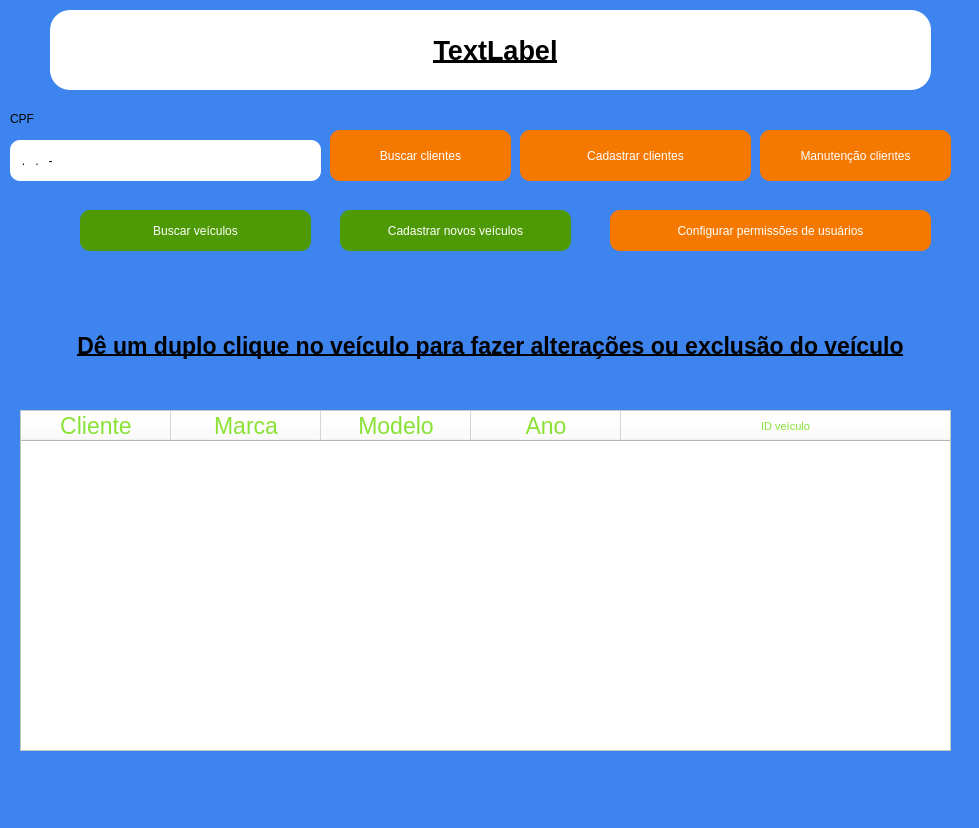
<?xml version="1.0" encoding="UTF-8"?>
<ui version="4.0">
 <class>MainWindow</class>
 <widget class="QMainWindow" name="MainWindow">
  <property name="windowModality">
   <enum>Qt::ApplicationModal</enum>
  </property>
  <property name="enabled">
   <bool>true</bool>
  </property>
  <property name="geometry">
   <rect>
    <x>0</x>
    <y>0</y>
    <width>979</width>
    <height>828</height>
   </rect>
  </property>
  <property name="font">
   <font>
    <pointsize>14</pointsize>
   </font>
  </property>
  <property name="windowTitle">
   <string>Buscar veículos por CPF</string>
  </property>
  <property name="styleSheet">
   <string notr="true">background-color: rgb(62, 132, 238);</string>
  </property>
  <widget class="QWidget" name="centralwidget">
   <widget class="QTableWidget" name="TabelaCarros">
    <property name="enabled">
     <bool>true</bool>
    </property>
    <property name="geometry">
     <rect>
      <x>20</x>
      <y>410</y>
      <width>931</width>
      <height>341</height>
     </rect>
    </property>
    <property name="sizePolicy">
     <sizepolicy hsizetype="Expanding" vsizetype="Expanding">
      <horstretch>0</horstretch>
      <verstretch>0</verstretch>
     </sizepolicy>
    </property>
    <property name="minimumSize">
     <size>
      <width>465</width>
      <height>0</height>
     </size>
    </property>
    <property name="font">
     <font>
      <pointsize>18</pointsize>
     </font>
    </property>
    <property name="styleSheet">
     <string notr="true">background-color: rgb(255, 255, 255);
color: rgb(138, 226, 52);</string>
    </property>
    <property name="horizontalScrollMode">
     <enum>QAbstractItemView::ScrollPerPixel</enum>
    </property>
    <attribute name="horizontalHeaderDefaultSectionSize">
     <number>150</number>
    </attribute>
    <attribute name="horizontalHeaderShowSortIndicator" stdset="0">
     <bool>true</bool>
    </attribute>
    <attribute name="horizontalHeaderStretchLastSection">
     <bool>true</bool>
    </attribute>
    <column>
     <property name="text">
      <string>Cliente</string>
     </property>
     <property name="font">
      <font>
       <pointsize>17</pointsize>
      </font>
     </property>
     <property name="textAlignment">
      <set>AlignCenter</set>
     </property>
    </column>
    <column>
     <property name="text">
      <string>Marca</string>
     </property>
     <property name="font">
      <font>
       <pointsize>17</pointsize>
      </font>
     </property>
     <property name="textAlignment">
      <set>AlignCenter</set>
     </property>
    </column>
    <column>
     <property name="text">
      <string>Modelo</string>
     </property>
     <property name="font">
      <font>
       <pointsize>17</pointsize>
      </font>
     </property>
     <property name="textAlignment">
      <set>AlignCenter</set>
     </property>
    </column>
    <column>
     <property name="text">
      <string>Ano</string>
     </property>
     <property name="font">
      <font>
       <pointsize>17</pointsize>
      </font>
     </property>
     <property name="textAlignment">
      <set>AlignCenter</set>
     </property>
    </column>
    <column>
     <property name="text">
      <string>ID veículo</string>
     </property>
     <property name="font">
      <font>
       <pointsize>8</pointsize>
      </font>
     </property>
     <property name="textAlignment">
      <set>AlignCenter</set>
     </property>
    </column>
   </widget>
   <widget class="QLineEdit" name="InputCPF">
    <property name="geometry">
     <rect>
      <x>10</x>
      <y>140</y>
      <width>311</width>
      <height>41</height>
     </rect>
    </property>
    <property name="styleSheet">
     <string notr="true">background-color: rgb(255, 255, 255);
border-radius: 10px;
border-color: rgb(0,0,0);
</string>
    </property>
    <property name="inputMask">
     <string>000.000.000-00</string>
    </property>
    <property name="readOnly">
     <bool>true</bool>
    </property>
    <property name="placeholderText">
     <string>Numero do Celular com DDD</string>
    </property>
   </widget>
   <widget class="QLabel" name="label_4">
    <property name="geometry">
     <rect>
      <x>10</x>
      <y>110</y>
      <width>131</width>
      <height>17</height>
     </rect>
    </property>
    <property name="text">
     <string>CPF</string>
    </property>
   </widget>
   <widget class="QPushButton" name="BtnBuscar">
    <property name="geometry">
     <rect>
      <x>80</x>
      <y>210</y>
      <width>231</width>
      <height>41</height>
     </rect>
    </property>
    <property name="cursor">
     <cursorShape>PointingHandCursor</cursorShape>
    </property>
    <property name="styleSheet">
     <string notr="true">background-color:rgb(78, 154, 6);
color: rgb(255, 255, 255);
border-radius: 10px;</string>
    </property>
    <property name="text">
     <string>Buscar veículos</string>
    </property>
   </widget>
   <widget class="QPushButton" name="BtnNVeiculos">
    <property name="geometry">
     <rect>
      <x>340</x>
      <y>210</y>
      <width>231</width>
      <height>41</height>
     </rect>
    </property>
    <property name="cursor">
     <cursorShape>PointingHandCursor</cursorShape>
    </property>
    <property name="styleSheet">
     <string notr="true">background-color:rgb(78, 154, 6);
color: rgb(255, 255, 255);
border-radius: 10px;</string>
    </property>
    <property name="text">
     <string>Cadastrar novos veículos</string>
    </property>
   </widget>
   <widget class="QPushButton" name="BtnBuscarCliente">
    <property name="geometry">
     <rect>
      <x>330</x>
      <y>130</y>
      <width>181</width>
      <height>51</height>
     </rect>
    </property>
    <property name="cursor">
     <cursorShape>PointingHandCursor</cursorShape>
    </property>
    <property name="styleSheet">
     <string notr="true">color: rgb(255, 255, 255);
background-color: rgb(245, 121, 0);
border-radius: 10px;</string>
    </property>
    <property name="text">
     <string>Buscar clientes</string>
    </property>
   </widget>
   <widget class="QPushButton" name="BtnCadCliente">
    <property name="geometry">
     <rect>
      <x>520</x>
      <y>130</y>
      <width>231</width>
      <height>51</height>
     </rect>
    </property>
    <property name="cursor">
     <cursorShape>PointingHandCursor</cursorShape>
    </property>
    <property name="styleSheet">
     <string notr="true">color: rgb(255, 255, 255);
background-color: rgb(245, 121, 0);
border-radius: 10px;</string>
    </property>
    <property name="text">
     <string>Cadastrar clientes</string>
    </property>
   </widget>
   <widget class="QPushButton" name="BtnPermissao">
    <property name="geometry">
     <rect>
      <x>610</x>
      <y>210</y>
      <width>321</width>
      <height>41</height>
     </rect>
    </property>
    <property name="cursor">
     <cursorShape>PointingHandCursor</cursorShape>
    </property>
    <property name="styleSheet">
     <string notr="true">color: rgb(255, 255, 255);
background-color: rgb(245, 121, 0);
border-radius: 10px;</string>
    </property>
    <property name="text">
     <string>Configurar permissões de usuários</string>
    </property>
   </widget>
   <widget class="QLabel" name="label">
    <property name="geometry">
     <rect>
      <x>20</x>
      <y>320</y>
      <width>941</width>
      <height>51</height>
     </rect>
    </property>
    <property name="font">
     <font>
      <pointsize>17</pointsize>
      <weight>75</weight>
      <bold>true</bold>
      <underline>true</underline>
     </font>
    </property>
    <property name="text">
     <string>Dê um duplo clique no veículo para fazer alterações ou exclusão do veículo</string>
    </property>
    <property name="alignment">
     <set>Qt::AlignCenter</set>
    </property>
   </widget>
   <widget class="QPushButton" name="BtnManutCliente">
    <property name="geometry">
     <rect>
      <x>760</x>
      <y>130</y>
      <width>191</width>
      <height>51</height>
     </rect>
    </property>
    <property name="cursor">
     <cursorShape>PointingHandCursor</cursorShape>
    </property>
    <property name="styleSheet">
     <string notr="true">color: rgb(255, 255, 255);
background-color: rgb(245, 121, 0);
border-radius: 10px;</string>
    </property>
    <property name="text">
     <string>Manutenção clientes</string>
    </property>
   </widget>
   <widget class="QFrame" name="frame">
    <property name="geometry">
     <rect>
      <x>50</x>
      <y>10</y>
      <width>881</width>
      <height>80</height>
     </rect>
    </property>
    <property name="styleSheet">
     <string notr="true">background-color: rgb(255, 255, 255);
border-radius: 20px;</string>
    </property>
    <property name="frameShape">
     <enum>QFrame::StyledPanel</enum>
    </property>
    <property name="frameShadow">
     <enum>QFrame::Raised</enum>
    </property>
    <widget class="QLabel" name="lbl_ola">
     <property name="geometry">
      <rect>
       <x>20</x>
       <y>20</y>
       <width>851</width>
       <height>41</height>
      </rect>
     </property>
     <property name="font">
      <font>
       <pointsize>20</pointsize>
       <weight>75</weight>
       <bold>true</bold>
       <underline>true</underline>
      </font>
     </property>
     <property name="text">
      <string>TextLabel</string>
     </property>
     <property name="alignment">
      <set>Qt::AlignCenter</set>
     </property>
    </widget>
   </widget>
  </widget>
 </widget>
 <tabstops>
  <tabstop>TabelaCarros</tabstop>
 </tabstops>
 <resources/>
 <connections/>
</ui>
